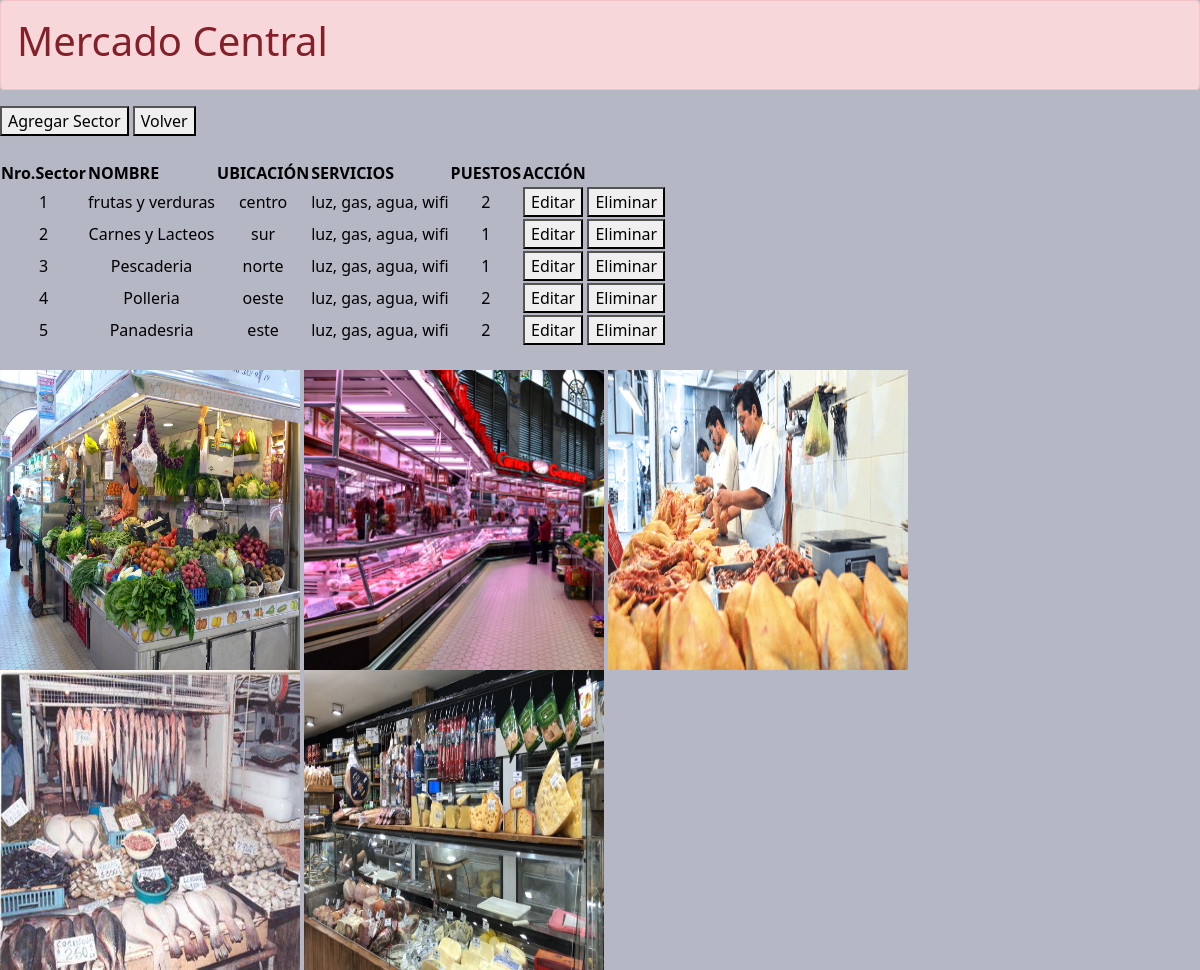
Screenshot of /sectores/index.php with the database file from the repository.
### tables this page shows
CREATE TABLE `sectores` (
  `id_sector` int(11) NOT NULL AUTO_INCREMENT,
  `numeroSector` int(11) NOT NULL,
  `nombre` varchar(100) NOT NULL,
  `ubicacion` varchar(50) NOT NULL,
  `servicios` text NOT NULL,
  `puestos` varchar(20) NOT NULL,
  PRIMARY KEY (`id_sector`),
  KEY `fk_puesto` (`puestos`)
);

### sectores/index.php (the view, shortened to what this page needs)
<?php
require("../conexion/conexion.php");
?>
<!DOCTYPE html>
<html>
<head>
	<link href="https://cdn.jsdelivr.net/npm/bootstrap@5.1.3/dist/css/bootstrap.min.css" rel="stylesheet">
	<link rel = "stylesheet" href = "estilos.css">
</head>
<body class = "bodyIndex">
	<?php
		$sql = 'select * from sectores';
		$resultado = mysqli_query($conn,$sql);
	?>
	<div>
		<div class="alert alert-danger" role="alert">
    	<h1>Mercado Central</h1>
  		</div>
		<button onclick="window.location.href='agregar_sector.php'">Agregar Sector</button>
		<button onclick="window.location.href='../menu_admin.php'">Volver</button>
		<br><br>
		<table class="table-info">
			<thead>
				<tr>
					<th>Nro.Sector</th>
					<th>NOMBRE</th>
					<th>UBICACIÓN</th>
					<th>SERVICIOS</th>
					<th>PUESTOS</th>
					<th>ACCIÓN</th>
				</tr>
			</thead>
			<tbody>
				<?php
					while($filas = mysqli_fetch_assoc($resultado)){
				?>
				<tr>
					<td align="center"><?php echo $filas['numeroSector'] ?></td>
					<td align="center"><?php echo $filas['nombre'] ?></td>
					<td align="center"><?php echo $filas['ubicacion'] ?></td>
					<td align="center"><?php echo $filas['servicios'] ?></td>
					<td align="center"><?php echo $filas['puestos'] ?></td>
					<td>
						<button onclick="window.location.href='editar_sector.php?id=<?php echo $filas['id_sector'] ?>'">Editar</button>
						<button onclick="window.location.href='eliminar_sector.php?id=<?php echo $filas['id_sector'] ?>'">Eliminar</button>
					</td>
				</tr>
				<?php
					}
				?>
			</tbody>
		</table>
		<br>
		<div class="contenedor">
        	<div class="card-body1">
				<div class="contenedor-fotoPortada">
          		<img src="../imagenes/frutasVerduras.jpg" height="300" width="300"/>
          		<img src="../imagenes/carniceria.jpg" height="300" width="300"/>
          		<img src="../imagenes/polleria.jpg" height="300" width="300"/>
          		<img src="../imagenes/pescaderia.jpg" height="300" width="300"/>
          		<img src="../imagenes/fiambreria.jpg" height="300" width="300"/>
				</div>
        	</div>
		</div>
	</div>
</body>
</html>

### sectores/estilos.css (style rules this page uses)
.bodyIndex { background-color: #b6b7c4; }

### rows the page displays
sectores: numeroSector "1", nombre "frutas y verduras", ubicacion "centro", servicios "luz, gas, agua, wifi", puestos "2"
sectores: numeroSector "2", nombre "Carnes y Lacteos", ubicacion "sur", servicios "luz, gas, agua, wifi", puestos "1"
sectores: numeroSector "3", nombre "Pescaderia", ubicacion "norte", servicios "luz, gas, agua, wifi", puestos "1"
sectores: numeroSector "4", nombre "Polleria", ubicacion "oeste", servicios "luz, gas, agua, wifi", puestos "2"
sectores: numeroSector "5", nombre "Panadesria", ubicacion "este", servicios "luz, gas, agua, wifi", puestos "2"
